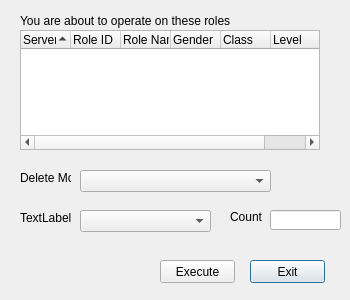
<?xml version="1.0" encoding="UTF-8"?>
<ui version="4.0">
 <class>deleteItemDialog</class>
 <widget class="QDialog" name="deleteItemDialog">
  <property name="geometry">
   <rect>
    <x>0</x>
    <y>0</y>
    <width>350</width>
    <height>300</height>
   </rect>
  </property>
  <property name="minimumSize">
   <size>
    <width>350</width>
    <height>300</height>
   </size>
  </property>
  <property name="maximumSize">
   <size>
    <width>350</width>
    <height>300</height>
   </size>
  </property>
  <property name="windowTitle">
   <string>Delete Item</string>
  </property>
  <widget class="QTreeWidget" name="treeWidget_2">
   <property name="geometry">
    <rect>
     <x>20</x>
     <y>30</y>
     <width>300</width>
     <height>120</height>
    </rect>
   </property>
   <property name="minimumSize">
    <size>
     <width>300</width>
     <height>120</height>
    </size>
   </property>
   <property name="maximumSize">
    <size>
     <width>300</width>
     <height>16777215</height>
    </size>
   </property>
   <property name="alternatingRowColors">
    <bool>true</bool>
   </property>
   <property name="indentation">
    <number>2</number>
   </property>
   <property name="sortingEnabled">
    <bool>true</bool>
   </property>
   <attribute name="headerDefaultSectionSize">
    <number>50</number>
   </attribute>
   <attribute name="headerMinimumSectionSize">
    <number>27</number>
   </attribute>
   <column>
    <property name="text">
     <string>Server</string>
    </property>
   </column>
   <column>
    <property name="text">
     <string>Role ID</string>
    </property>
   </column>
   <column>
    <property name="text">
     <string>Role Name</string>
    </property>
   </column>
   <column>
    <property name="text">
     <string>Gender</string>
    </property>
   </column>
   <column>
    <property name="text">
     <string>Class</string>
    </property>
   </column>
   <column>
    <property name="text">
     <string>Level</string>
    </property>
   </column>
   <column>
    <property name="text">
     <string>Last Login</string>
    </property>
   </column>
  </widget>
  <widget class="QLabel" name="label">
   <property name="geometry">
    <rect>
     <x>20</x>
     <y>10</y>
     <width>221</width>
     <height>21</height>
    </rect>
   </property>
   <property name="text">
    <string>You are about to operate on these roles</string>
   </property>
  </widget>
  <widget class="QLabel" name="label_2">
   <property name="geometry">
    <rect>
     <x>20</x>
     <y>170</y>
     <width>51</width>
     <height>16</height>
    </rect>
   </property>
   <property name="text">
    <string>Delete Mode</string>
   </property>
  </widget>
  <widget class="QComboBox" name="comboBox">
   <property name="geometry">
    <rect>
     <x>80</x>
     <y>170</y>
     <width>191</width>
     <height>22</height>
    </rect>
   </property>
  </widget>
  <widget class="QPushButton" name="exitButton">
   <property name="geometry">
    <rect>
     <x>250</x>
     <y>260</y>
     <width>75</width>
     <height>23</height>
    </rect>
   </property>
   <property name="text">
    <string>Exit</string>
   </property>
  </widget>
  <widget class="QPushButton" name="exeButton">
   <property name="geometry">
    <rect>
     <x>160</x>
     <y>260</y>
     <width>75</width>
     <height>23</height>
    </rect>
   </property>
   <property name="text">
    <string>Execute</string>
   </property>
  </widget>
  <widget class="QLabel" name="label_3">
   <property name="geometry">
    <rect>
     <x>20</x>
     <y>210</y>
     <width>61</width>
     <height>16</height>
    </rect>
   </property>
   <property name="text">
    <string>TextLabel</string>
   </property>
  </widget>
  <widget class="QLineEdit" name="lineEdit">
   <property name="geometry">
    <rect>
     <x>80</x>
     <y>210</y>
     <width>131</width>
     <height>20</height>
    </rect>
   </property>
  </widget>
  <widget class="QLabel" name="label_4">
   <property name="geometry">
    <rect>
     <x>230</x>
     <y>210</y>
     <width>46</width>
     <height>13</height>
    </rect>
   </property>
   <property name="text">
    <string>Count</string>
   </property>
  </widget>
  <widget class="QLineEdit" name="lineEdit_2">
   <property name="geometry">
    <rect>
     <x>270</x>
     <y>210</y>
     <width>71</width>
     <height>20</height>
    </rect>
   </property>
  </widget>
  <widget class="QComboBox" name="comboBox_2">
   <property name="geometry">
    <rect>
     <x>80</x>
     <y>210</y>
     <width>131</width>
     <height>22</height>
    </rect>
   </property>
  </widget>
 </widget>
 <resources/>
 <connections/>
</ui>
